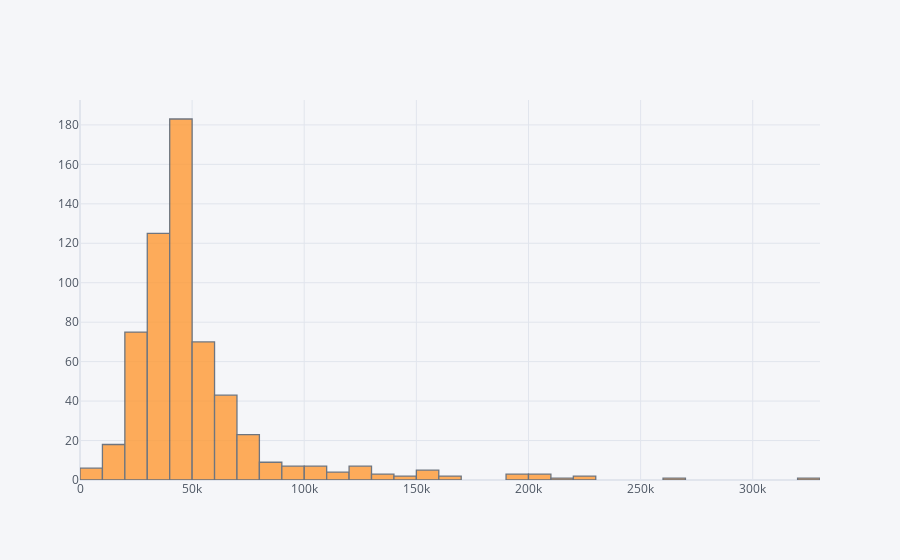

This figure's notebook cell:
### Code cell
df['Pay rate'].iplot('hist')

### Figure 1 — Plotly figure (JSON) as saved in the notebook; plotly's stock layout.template omitted (floating-point values rounded to 4 significant figures; data arrays with more than 128 entries replaced by an {"elided": "..."} marker saying what was removed)
{"data": [{"histfunc": "count", "histnorm": "", "marker": {"color": "rgba(255, 153, 51, 1.0)", "line": {"color": "#4D5663", "width": 1.3}}, "name": "Pay rate", "opacity": 0.8, "orientation": "v", "type": "histogram", "x": {"elided": "600 int values"}}], "layout": {"barmode": "overlay", "legend": {"bgcolor": "#F5F6F9", "font": {"color": "#4D5663"}}, "paper_bgcolor": "#F5F6F9", "plot_bgcolor": "#F5F6F9", "title": {"font": {"color": "#4D5663"}}, "xaxis": {"gridcolor": "#E1E5ED", "showgrid": true, "tickfont": {"color": "#4D5663"}, "title": {"font": {"color": "#4D5663"}, "text": ""}, "zerolinecolor": "#E1E5ED"}, "yaxis": {"gridcolor": "#E1E5ED", "showgrid": true, "tickfont": {"color": "#4D5663"}, "title": {"font": {"color": "#4D5663"}, "text": ""}, "zerolinecolor": "#E1E5ED"}}}
